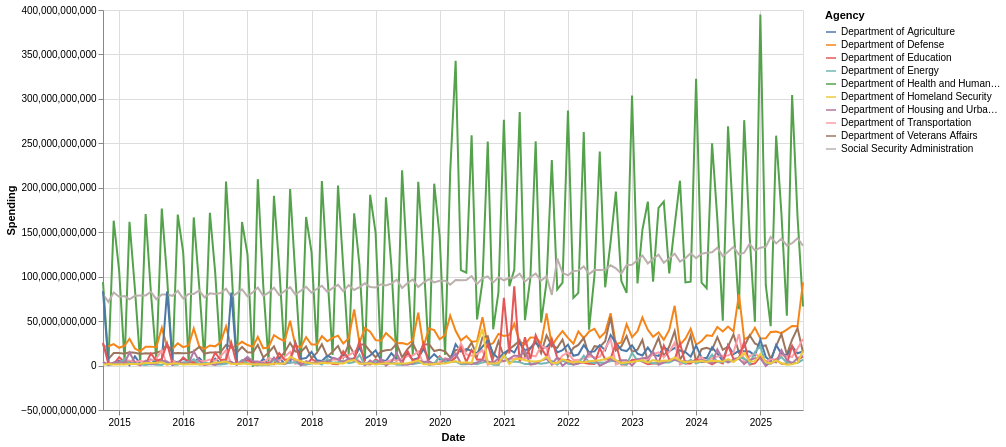

Source (notebook cell):
### Markdown cell above
# Third, plot it

### Code cell
import altair as alt

chart = alt.Chart(df).mark_line().encode(
    x=alt.X("date:T", title="Date"),
    y=alt.Y("spending:Q", title="Spending"),
    color=alt.Color("agency:N", title="Agency")
)

chart.properties(
    width=700,  # unit = pixel
    height=400
)

### Figure 1 — Vega-Lite specification as saved in the notebook (floating-point values rounded to 4 significant figures; data arrays with more than 128 entries replaced by an {"elided": "..."} marker saying what was removed)
{"config": {"view": {"continuousWidth": 300, "continuousHeight": 300}}, "data": {"name": "data-b6abc58ca487e1c4a419532b24e52bbd"}, "mark": {"type": "line"}, "encoding": {"color": {"field": "agency", "title": "Agency", "type": "nominal"}, "x": {"field": "date", "title": "Date", "type": "temporal"}, "y": {"field": "spending", "title": "Spending", "type": "quantitative"}}, "height": 400, "width": 700, "$schema": "https://vega.github.io/schema/vega-lite/v6.1.0.json", "datasets": {"data-b6abc58ca487e1c4a419532b24e52bbd": {"elided": "1320 records"}}}
